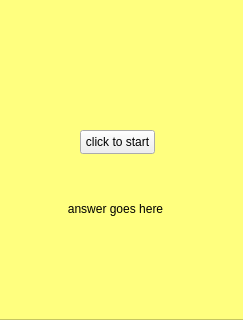
<?xml version="1.0" encoding="UTF-8"?>
<ui version="4.0">
 <class>Form</class>
 <widget class="QWidget" name="Form">
  <property name="geometry">
   <rect>
    <x>0</x>
    <y>0</y>
    <width>243</width>
    <height>320</height>
   </rect>
  </property>
  <property name="windowTitle">
   <string>Form</string>
  </property>
  <widget class="QPushButton" name="buttonStart">
   <property name="geometry">
    <rect>
     <x>80</x>
     <y>130</y>
     <width>75</width>
     <height>24</height>
    </rect>
   </property>
   <property name="text">
    <string>click to start</string>
   </property>
  </widget>
  <widget class="QFrame" name="frameTool">
   <property name="geometry">
    <rect>
     <x>-1</x>
     <y>-1</y>
     <width>251</width>
     <height>321</height>
    </rect>
   </property>
   <property name="styleSheet">
    <string notr="true">background-color:rgb(255, 255, 127);</string>
   </property>
   <property name="frameShape">
    <enum>QFrame::StyledPanel</enum>
   </property>
   <property name="frameShadow">
    <enum>QFrame::Raised</enum>
   </property>
  </widget>
  <widget class="QLabel" name="labelAnswer">
   <property name="geometry">
    <rect>
     <x>50</x>
     <y>201</y>
     <width>131</width>
     <height>16</height>
    </rect>
   </property>
   <property name="text">
    <string>answer goes here</string>
   </property>
   <property name="alignment">
    <set>Qt::AlignCenter</set>
   </property>
  </widget>
  <zorder>frameTool</zorder>
  <zorder>buttonStart</zorder>
  <zorder>labelAnswer</zorder>
 </widget>
 <resources/>
 <connections/>
</ui>
